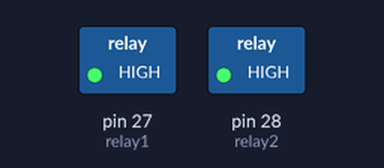
A sketch run on a simulated Arduino Mega 2560, built with avr-gcc and run on an emulated ATmega2560. Parts: switched loads named in the sketch (green lamp = pin HIGH).

Above: at 1.0 s.
At 3.0 s:
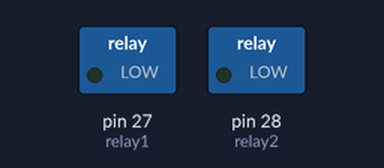
Timing chart, 0 to 5.2 s (numbered marks = the images above):
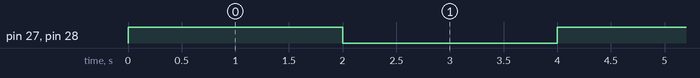

Measured:
- by itself, pin 27 (relay1), pin 28 (relay2): alternates HIGH for 2.0 s and LOW for 2.0 s

The sketch:

relay_interfacing.ino
```cpp
// Physical no. of pin on board
int relay1 = 27;
int relay2 = 28;

// the setup routine runs once when you press reset:
void setup() {
  // initialize the digital pin as an output.
  pinMode(relay1, OUTPUT);
  pinMode(relay2, OUTPUT);
}

// the loop routine runs over and over again forever:
void loop() {
  digitalWrite(relay1, HIGH);   // turn the LED on (HIGH is the voltage level)
  digitalWrite(relay2, HIGH);   // turn the LED on (HIGH is the voltage level)

  delay(2000);               // wait for a second
  digitalWrite(relay1, LOW);   // turn the LED on (HIGH is the voltage level)
  digitalWrite(relay2, LOW);   // turn the LED on (HIGH is the voltage level)
  delay(2000);               // wait for a second
}
```
